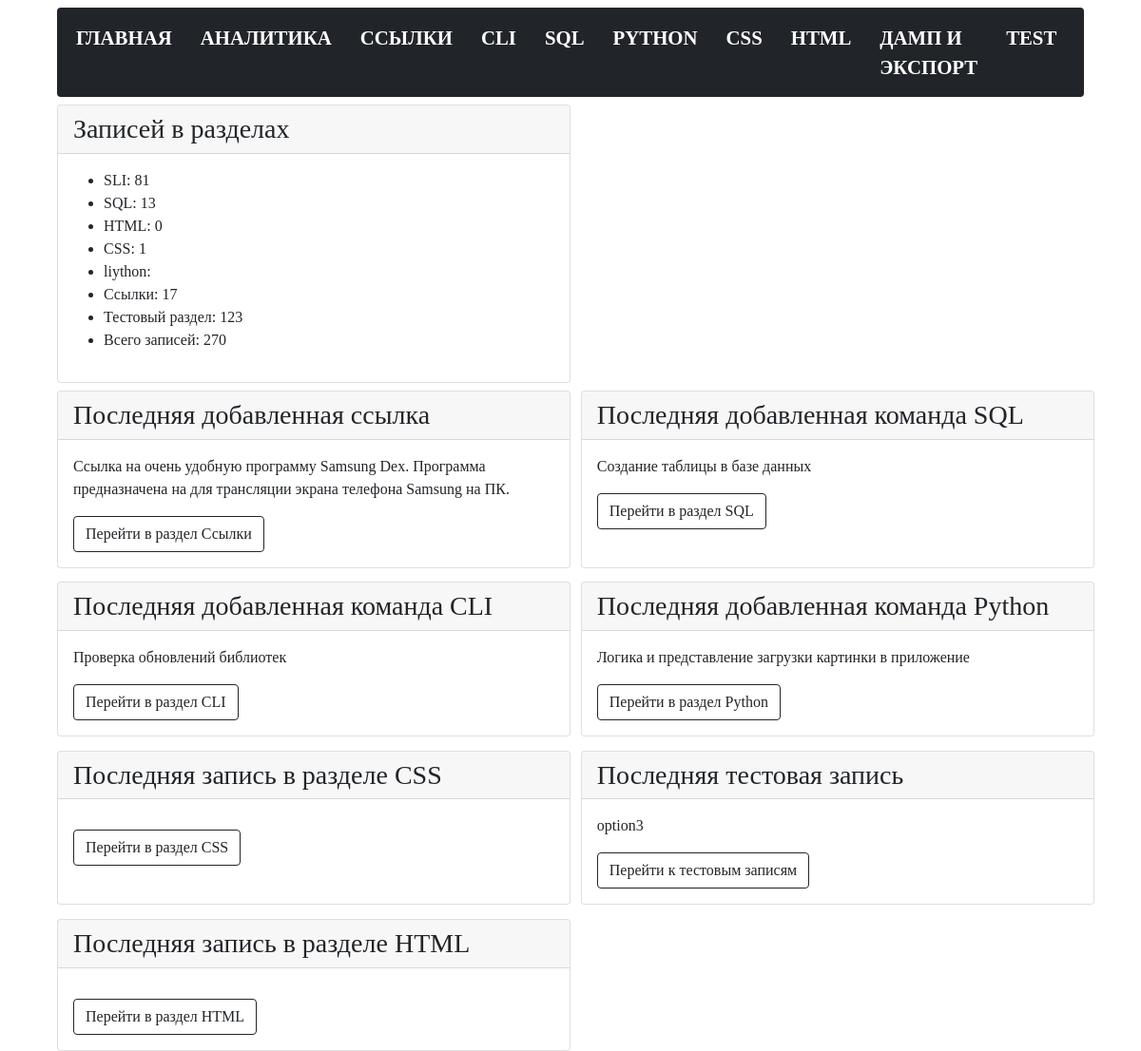
Before: /analytics with the older database file.
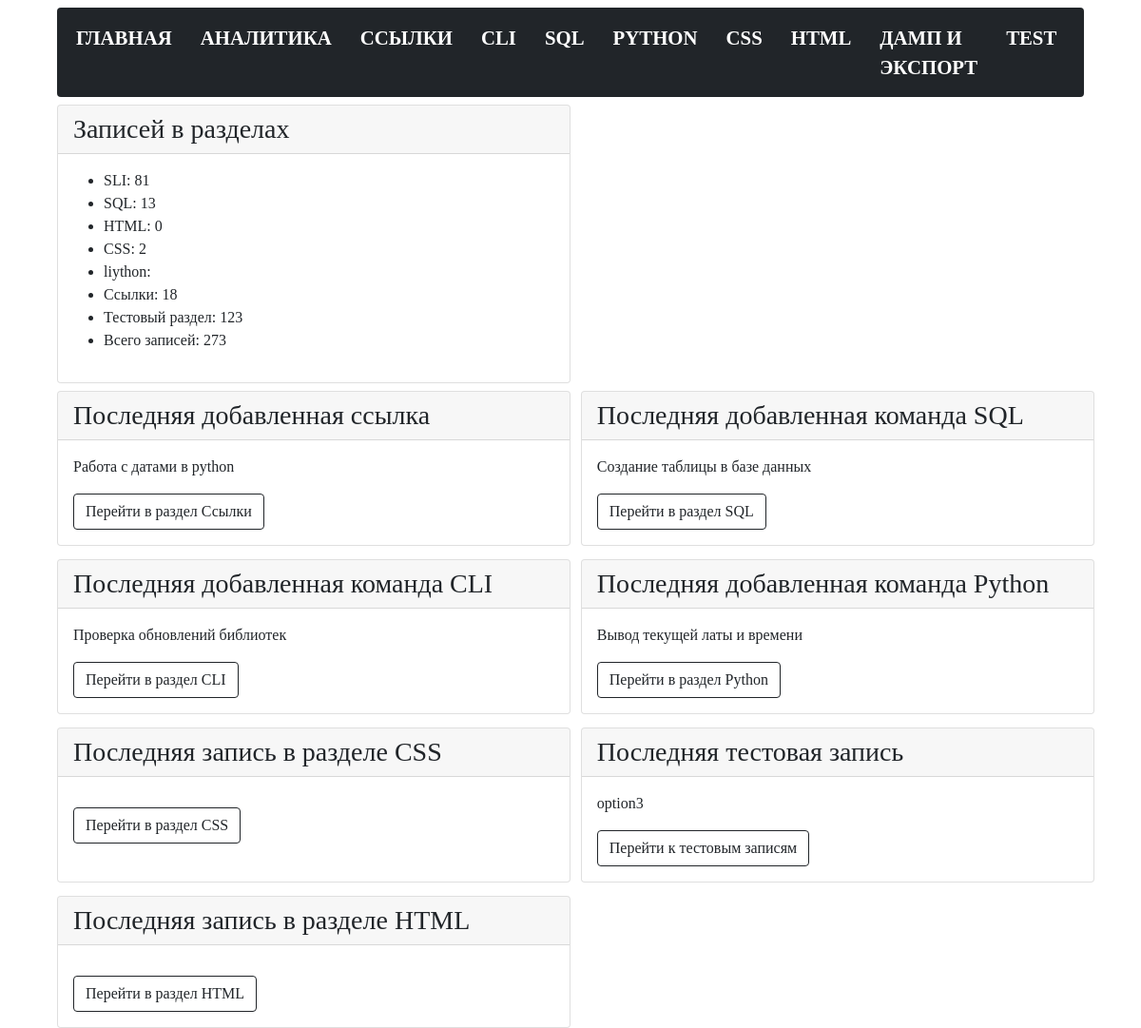
After: the same page with the newer database file.
### tables this page shows
CREATE TABLE "links"
(
    links_id      INTEGER
        primary key autoincrement,
    links_name    TEXT not null,
    links_command TEXT not null
);

CREATE TABLE "python" (
  [python_id] INTEGER PRIMARY KEY AUTOINCREMENT,
  [python_command] TEXT NOT NULL,
  [python_name] TEXT NOT NULL,
  [python_date_add] TIMESTAMP DEFAULT CURRENT_TIMESTAMP,
  [python_date_edit] TEXT
);

### modules/analytics.py (the view)
@bp.route("/analytics")
def analytics():
    conn = connect.get_db_connection()
    cur = conn.cursor()
    bash_list_count = int(cur.execute("SELECT COUNT(*) FROM bash").fetchone()[0])
    sql_list_count = int(cur.execute("SELECT COUNT(*) FROM sql").fetchone()[0])
    css_wiki_list_count = int(cur.execute("SELECT COUNT(*) FROM css_wiki").fetchone()[0])
    python_list_count = int(cur.execute("SELECT COUNT(*) FROM python").fetchone()[0])
    test_list_count = int(cur.execute("SELECT COUNT(*) FROM test").fetchone()[0])
    links_list_count = int(cur.execute("SELECT COUNT(*) FROM links").fetchone()[0])
    html_wiki_list_count = int(cur.execute("SELECT COUNT(*) FROM html_wiki").fetchone()[0])
    last_links = conn.execute("SELECT * FROM links ORDER BY 1 DESC").fetchone()
    last_sql = conn.execute("SELECT * FROM sql ORDER BY 1 DESC").fetchone()
    last_bash = conn.execute("SELECT * FROM bash ORDER BY 1 DESC").fetchone()
    last_python = conn.execute("SELECT * FROM python ORDER BY 1 DESC").fetchone()
    last_css_wiki = conn.execute("SELECT * FROM css_wiki ORDER BY 1 DESC").fetchone()
    last_test = conn.execute("SELECT * FROM test ORDER BY 1 DESC").fetchone()
    last_html_wiki = conn.execute("SELECT * FROM html_wiki ORDER BY 1 DESC").fetchone()
    sum_count = bash_list_count + sql_list_count + html_wiki_list_count + python_list_count + links_list_count + test_list_count + css_wiki_list_count
    conn.close()
    return render_template("analytics.html",
                           bash_list_count=bash_list_count,
                           sql_list_count=sql_list_count,
                           css_wiki_list_count=css_wiki_list_count,
                           python_list_count=python_list_count,
                           test_list_count=test_list_count,
                           links_list_count=links_list_count,
                           html_wiki_list_count=html_wiki_list_count,
                           sum_count=sum_count,
                           last_links=last_links,
                           last_sql=last_sql,
                           last_bash=last_bash,
                           last_python=last_python,
                           last_css_wiki=last_css_wiki,
                           last_test=last_test,
                           last_html_wiki=last_html_wiki,
                           )

### modules/connect.py (called while the page is built)
def get_db_connection():
    db_path = os.path.join(BASE_DIR, '../database.db')
    conn = sqlite3.connect(db_path)
    conn.row_factory = sqlite3.Row
    return conn

### templates/analytics.html (shortened to what this page needs)
{% extends "base.html" %} {% block title %}Аналитика{% endblock %} {% block content %}
<div class="container-index-page">
   <div class="card">
      <div class="card-header h3">Записей в разделах</div>
      <div class="card-body">
         <ul>
            <li class="card-text">SLI: {{ bash_list_count }}</li>
            <li class="card-text">SQL: {{ sql_list_count }}</li>
            <li class="card-text">HTML: {{ html_wiki_list_count }}</li>
            <li class="card-text">CSS: {{ css_wiki_list_count }}</li>
            <li class="card-text">liython: {{ liython_list_count }}</li>
            <li class="card-text">Ссылки: {{ links_list_count }}</li>
            <li class="card-text">Тестовый раздел: {{ test_list_count }}</li>
            <li class="card-text">Всего записей: {{ sum_count }}</li>
         </ul>
      </div>
   </div>
   </div>
<div class="container-index-page">
   <div class="card">
      <div class="card-header h3">Последняя добавленная ссылка</div>
      <div class="card-body">
         <p class="card-text">
            {{ last_links.links_name }}</p>
         <a href="{{ url_for('links_list_commands.links_list_commands') }}" class="btn btn-outline-dark">Перейти в раздел Ссылки</a>
      </div>
   </div>
   <div class="card">
      <div class="card-header h3">Последняя добавленная команда SQL</div>
      <div class="card-body">
         <p class="card-text">
            {{ last_sql.sql_name }}</p>
         <a href="{{ url_for('sql_list_commands.sql_list_commands') }}" class="btn btn-outline-dark">Перейти в раздел SQL</a>
      </div>
   </div>
   <div class="card">
      <div class="card-header h3">Последняя добавленная команда CLI</div>
      <div class="card-body">
         <p class="card-text">
            {{ last_bash.bash_name }}</p>
         <a href="{{ url_for('bash_list_commands.bash_list_commands') }}" class="btn btn-outline-dark">Перейти в раздел CLI</a>
      </div>
   </div>
   <div class="card">
      <div class="card-header h3">Последняя добавленная команда Python</div>
      <div class="card-body">
         <p class="card-text">
            {{ last_python.python_name }}</p>
         <a href="{{ url_for('python_list_commands.python_list_commands') }}" class="btn btn-outline-dark">Перейти в раздел Python</a>
      </div>
   </div>
   <div class="card">
      <div class="card-header h3">Последняя запись в разделе CSS</div>
      <div class="card-body">
         <a href="{{ url_for('css_wiki.css_wiki') }}" class="btn btn-outline-dark">Перейти в раздел CSS</a>
      </div>
   </div>
      <div class="card">
      <div class="card-header h3">Последняя тестовая запись</div>
      <div class="card-body">
         <p class="card-text">
            {{ last_test.test_name }}</p>
         <a href="{{ url_for('test_list.test_list') }}" class="btn btn-outline-dark">Перейти к тестовым записям</a>
      </div>
   </div>
      <div class="card">
      <div class="card-header h3">Последняя запись в разделе HTML</div>
      <div class="card-body">
         <a href="{{ url_for('html_wiki.html_wiki') }}" class="btn btn-outline-dark">Перейти в раздел HTML</a>
      </div>
   </div>
   </div>
{% endblock %}

Changed rows visible on the page:
no longer on this page (row unchanged): links: links_name "Ссылка на очень удобную программу Samsung Dex. Программа предназначена на для трансляции экрана телефона Samsung на ПК."
no longer on this page (row unchanged): python: python_name "Логика и представление загрузки картинки в приложение"
added links: links_name "Работа с датами в python"
added python: python_name "Вывод текущей латы и времени"
Other visible differences:
{{ css_wiki_list_count }}: "1" → "2"
{{ links_list_count }}: "17" → "18"
{{ sum_count }}: "270" → "273"
